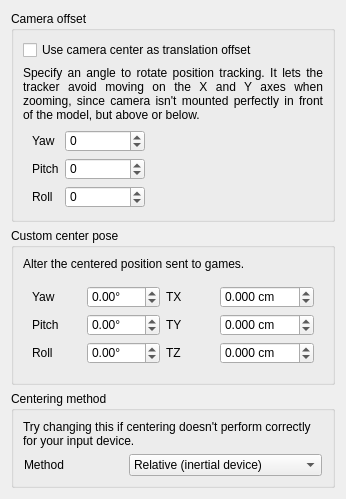
     <widget class="QWidget" name="tab_3">
      <attribute name="title">
       <string>Camera</string>
      </attribute>
      <layout class="QVBoxLayout" name="verticalLayout_2">
       <item>
        <widget class="QGroupBox" name="groupBox_5">
         <property name="title">
          <string>Camera offset</string>
         </property>
         <layout class="QGridLayout" name="gridLayout_6">
          <item row="4" column="0">
           <widget class="QCheckBox" name="use_center_as_translation_camera_offset">
            <property name="text">
             <string>Use camera center as translation offset</string>
            </property>
           </widget>
          </item>
          <item row="5" column="0">
           <widget class="QLabel" name="label_17">
            <property name="minimumSize">
             <size>
              <width>300</width>
              <height>0</height>
             </size>
            </property>
            <property name="text">
             <string>Specify an angle to rotate position tracking. It lets the tracker avoid moving on the X and Y axes when zooming, since camera isn't mounted perfectly in front of the model, but above or below.</string>
            </property>
            <property name="alignment">
             <set>Qt::AlignJustify|Qt::AlignVCenter</set>
            </property>
            <property name="wordWrap">
             <bool>true</bool>
            </property>
            <property name="margin">
             <number>2</number>
            </property>
            <property name="openExternalLinks">
             <bool>true</bool>
            </property>
           </widget>
          </item>
          <item row="6" column="0" alignment="Qt::AlignLeft">
           <widget class="QGroupBox" name="groupBox_3">
            <property name="styleSheet">
             <string notr="true">QGroupBox
{
	border: 0;
}</string>
            </property>
            <layout class="QGridLayout" name="gridLayout_7">
             <property name="topMargin">
              <number>2</number>
             </property>
             <property name="bottomMargin">
              <number>2</number>
             </property>
             <item row="2" column="0">
              <widget class="QLabel" name="label_21">
               <property name="text">
                <string>Roll</string>
               </property>
              </widget>
             </item>
             <item row="2" column="1">
              <widget class="QSpinBox" name="camera_roll">
               <property name="minimumSize">
                <size>
                 <width>80</width>
                 <height>0</height>
                </size>
               </property>
               <property name="minimum">
                <number>-180</number>
               </property>
               <property name="maximum">
                <number>180</number>
               </property>
              </widget>
             </item>
             <item row="0" column="1">
              <widget class="QSpinBox" name="camera_yaw">
               <property name="minimumSize">
                <size>
                 <width>80</width>
                 <height>0</height>
                </size>
               </property>
               <property name="minimum">
                <number>-180</number>
               </property>
               <property name="maximum">
                <number>180</number>
               </property>
              </widget>
             </item>
             <item row="1" column="0">
              <widget class="QLabel" name="label_19">
               <property name="text">
                <string>Pitch</string>
               </property>
              </widget>
             </item>
             <item row="1" column="1">
              <widget class="QSpinBox" name="camera_pitch">
               <property name="minimumSize">
                <size>
                 <width>80</width>
                 <height>0</height>
                </size>
               </property>
               <property name="minimum">
                <number>-180</number>
               </property>
               <property name="maximum">
                <number>180</number>
               </property>
              </widget>
             </item>
             <item row="0" column="0">
              <widget class="QLabel" name="label_18">
               <property name="text">
                <string>Yaw</string>
               </property>
              </widget>
             </item>
            </layout>
           </widget>
          </item>
         </layout>
        </widget>
       </item>
       <item>
        <widget class="QGroupBox" name="groupBox_6">
         <property name="title">
          <string>Custom center pose</string>
         </property>
         <layout class="QVBoxLayout" name="verticalLayout_6">
          <item>
           <widget class="QLabel" name="label_22">
            <property name="text">
             <string>Alter the centered position sent to games.</string>
            </property>
            <property name="wordWrap">
             <bool>true</bool>
            </property>
            <property name="margin">
             <number>2</number>
            </property>
           </widget>
          </item>
          <item>
           <widget class="QGroupBox" name="groupBox_7">
            <property name="styleSheet">
             <string notr="true">QGroupBox {
	border: 0;
}</string>
            </property>
            <property name="title">
             <string/>
            </property>
            <property name="alignment">
             <set>Qt::AlignCenter</set>
            </property>
            <property name="flat">
             <bool>false</bool>
            </property>
            <property name="checkable">
             <bool>false</bool>
            </property>
            <layout class="QGridLayout" name="gridLayout_3">
             <item row="2" column="1">
              <widget class="QDoubleSpinBox" name="pos_rz">
               <property name="suffix">
                <string>°</string>
               </property>
               <property name="decimals">
                <number>2</number>
               </property>
               <property name="minimum">
                <double>-180.000000000000000</double>
               </property>
               <property name="maximum">
                <double>180.000000000000000</double>
               </property>
              </widget>
             </item>
             <item row="2" column="3">
              <widget class="QDoubleSpinBox" name="pos_tz">
               <property name="suffix">
                <string> cm</string>
               </property>
               <property name="decimals">
                <number>3</number>
               </property>
               <property name="minimum">
                <double>-100.000000000000000</double>
               </property>
               <property name="maximum">
                <double>100.000000000000000</double>
               </property>
              </widget>
             </item>
             <item row="0" column="2">
              <widget class="QLabel" name="label_4">
               <property name="text">
                <string>TX</string>
               </property>
              </widget>
             </item>
             <item row="0" column="3">
              <widget class="QDoubleSpinBox" name="pos_tx">
               <property name="suffix">
                <string> cm</string>
               </property>
               <property name="decimals">
                <number>3</number>
               </property>
               <property name="minimum">
                <double>-100.000000000000000</double>
               </property>
               <property name="maximum">
                <double>100.000000000000000</double>
               </property>
              </widget>
             </item>
             <item row="1" column="0">
              <widget class="QLabel" name="label">
               <property name="text">
                <string>Pitch</string>
               </property>
              </widget>
             </item>
             <item row="1" column="2">
              <widget class="QLabel" name="label_5">
               <property name="text">
                <string>TY</string>
               </property>
              </widget>
             </item>
             <item row="1" column="1">
              <widget class="QDoubleSpinBox" name="pos_ry">
               <property name="suffix">
                <string>°</string>
               </property>
               <property name="decimals">
                <number>2</number>
               </property>
               <property name="minimum">
                <double>-180.000000000000000</double>
               </property>
               <property name="maximum">
                <double>180.000000000000000</double>
               </property>
              </widget>
             </item>
             <item row="2" column="2">
              <widget class="QLabel" name="label_6">
               <property name="text">
                <string>TZ</string>
               </property>
              </widget>
             </item>
             <item row="2" column="0">
              <widget class="QLabel" name="label_3">
               <property name="text">
                <string>Roll</string>
               </property>
              </widget>
             </item>
             <item row="1" column="3">
              <widget class="QDoubleSpinBox" name="pos_ty">
               <property name="suffix">
                <string> cm</string>
               </property>
               <property name="decimals">
                <number>3</number>
               </property>
               <property name="minimum">
                <double>-100.000000000000000</double>
               </property>
               <property name="maximum">
                <double>100.000000000000000</double>
               </property>
              </widget>
             </item>
             <item row="0" column="0">
              <widget class="QLabel" name="label_2">
               <property name="text">
                <string>Yaw</string>
               </property>
              </widget>
             </item>
             <item row="0" column="1">
              <widget class="QDoubleSpinBox" name="pos_rx">
               <property name="suffix">
                <string>°</string>
               </property>
               <property name="decimals">
                <number>2</number>
               </property>
               <property name="minimum">
                <double>-180.000000000000000</double>
               </property>
               <property name="maximum">
                <double>180.000000000000000</double>
               </property>
              </widget>
             </item>
            </layout>
           </widget>
          </item>
         </layout>
        </widget>
       </item>
       <item>
        <widget class="QGroupBox" name="groupBox_9">
         <property name="title">
          <string>Centering method</string>
         </property>
         <layout class="QVBoxLayout" name="verticalLayout_10">
          <item>
           <widget class="QLabel" name="label_25">
            <property name="sizePolicy">
             <sizepolicy hsizetype="Preferred" vsizetype="Preferred">
              <horstretch>4</horstretch>
              <verstretch>0</verstretch>
             </sizepolicy>
            </property>
            <property name="text">
             <string>Try changing this if centering doesn't perform correctly for your input device.</string>
            </property>
            <property name="wordWrap">
             <bool>true</bool>
            </property>
           </widget>
          </item>
          <item>
           <widget class="QFrame" name="frame">
            <property name="frameShape">
             <enum>QFrame::NoFrame</enum>
            </property>
            <property name="frameShadow">
             <enum>QFrame::Raised</enum>
            </property>
            <layout class="QHBoxLayout" name="horizontalLayout">
             <property name="spacing">
              <number>0</number>
             </property>
             <property name="leftMargin">
              <number>1</number>
             </property>
             <property name="topMargin">
              <number>0</number>
             </property>
             <property name="rightMargin">
              <number>1</number>
             </property>
             <property name="bottomMargin">
              <number>0</number>
             </property>
             <item>
              <widget class="QLabel" name="label_26">
               <property name="text">
                <string>Method</string>
               </property>
              </widget>
             </item>
             <item>
              <widget class="QComboBox" name="center_method">
               <property name="sizePolicy">
                <sizepolicy hsizetype="Preferred" vsizetype="Maximum">
                 <horstretch>0</horstretch>
                 <verstretch>0</verstretch>
                </sizepolicy>
               </property>
               <item>
                <property name="text">
                 <string>Relative (inertial device)</string>
                </property>
               </item>
               <item>
                <property name="text">
                 <string>Absolute (camera device)</string>
                </property>
               </item>
               <item>
                <property name="text">
                 <string>Experimental (camera device)</string>
                </property>
               </item>
              </widget>
             </item>
            </layout>
           </widget>
          </item>
         </layout>
        </widget>
       </item>
       <item>
        <spacer name="verticalSpacer_2">
         <property name="orientation">
          <enum>Qt::Vertical</enum>
         </property>
         <property name="sizeType">
          <enum>QSizePolicy::MinimumExpanding</enum>
         </property>
         <property name="sizeHint" stdset="0">
          <size>
           <width>20</width>
           <height>0</height>
          </size>
         </property>
        </spacer>
       </item>
      </layout>
     </widget>
